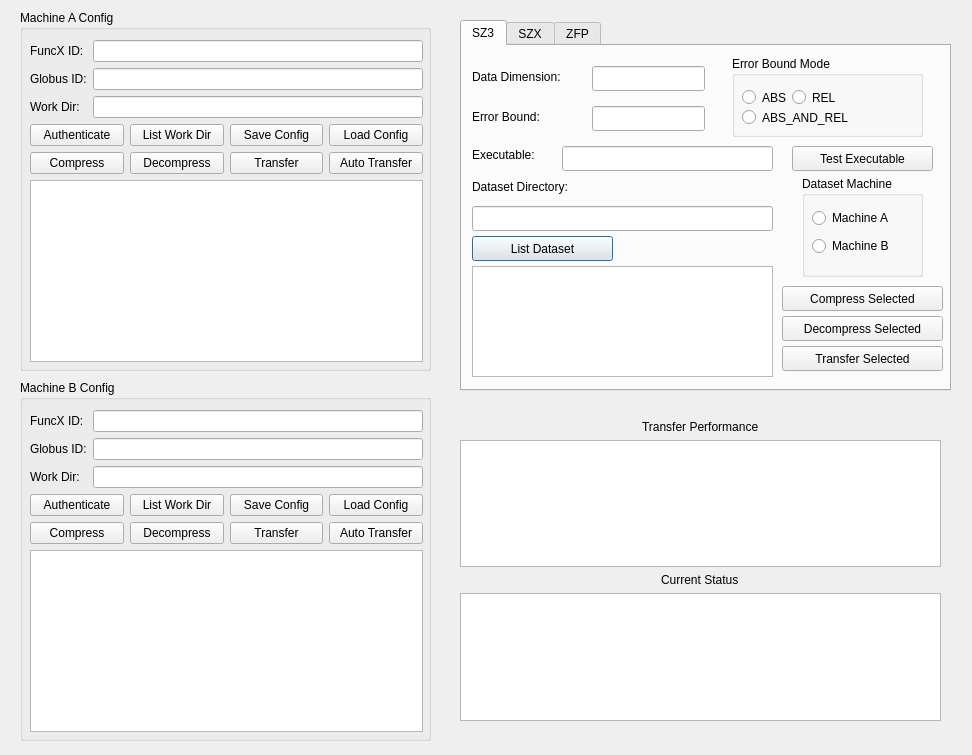
<?xml version="1.0" encoding="UTF-8"?>
<ui version="4.0">
 <class>Dialog</class>
 <widget class="QDialog" name="Dialog">
  <property name="geometry">
   <rect>
    <x>0</x>
    <y>0</y>
    <width>972</width>
    <height>755</height>
   </rect>
  </property>
  <property name="windowTitle">
   <string>Ocelot 2.0</string>
  </property>
  <widget class="QTabWidget" name="tabWidget">
   <property name="geometry">
    <rect>
     <x>460</x>
     <y>20</y>
     <width>491</width>
     <height>371</height>
    </rect>
   </property>
   <property name="currentIndex">
    <number>0</number>
   </property>
   <widget class="QWidget" name="tab">
    <attribute name="title">
     <string>SZ3</string>
    </attribute>
    <widget class="QLabel" name="label_7">
     <property name="geometry">
      <rect>
       <x>10</x>
       <y>20</y>
       <width>121</width>
       <height>21</height>
      </rect>
     </property>
     <property name="text">
      <string>Data Dimension:</string>
     </property>
    </widget>
    <widget class="QLineEdit" name="lineEdit_7">
     <property name="geometry">
      <rect>
       <x>130</x>
       <y>20</y>
       <width>113</width>
       <height>25</height>
      </rect>
     </property>
    </widget>
    <widget class="QLabel" name="label_8">
     <property name="geometry">
      <rect>
       <x>10</x>
       <y>60</y>
       <width>121</width>
       <height>21</height>
      </rect>
     </property>
     <property name="text">
      <string>Error Bound:</string>
     </property>
    </widget>
    <widget class="QLineEdit" name="lineEdit_8">
     <property name="geometry">
      <rect>
       <x>130</x>
       <y>60</y>
       <width>113</width>
       <height>25</height>
      </rect>
     </property>
    </widget>
    <widget class="QGroupBox" name="groupBox_3">
     <property name="geometry">
      <rect>
       <x>270</x>
       <y>10</y>
       <width>191</width>
       <height>81</height>
      </rect>
     </property>
     <property name="title">
      <string>Error Bound Mode</string>
     </property>
     <widget class="QRadioButton" name="radioButton">
      <property name="geometry">
       <rect>
        <x>10</x>
        <y>30</y>
        <width>112</width>
        <height>23</height>
       </rect>
      </property>
      <property name="text">
       <string>ABS</string>
      </property>
     </widget>
     <widget class="QRadioButton" name="radioButton_2">
      <property name="geometry">
       <rect>
        <x>60</x>
        <y>30</y>
        <width>112</width>
        <height>23</height>
       </rect>
      </property>
      <property name="text">
       <string>REL</string>
      </property>
     </widget>
     <widget class="QRadioButton" name="radioButton_3">
      <property name="geometry">
       <rect>
        <x>10</x>
        <y>50</y>
        <width>131</width>
        <height>23</height>
       </rect>
      </property>
      <property name="text">
       <string>ABS_AND_REL</string>
      </property>
     </widget>
    </widget>
    <widget class="QGroupBox" name="groupBox_4">
     <property name="geometry">
      <rect>
       <x>340</x>
       <y>130</y>
       <width>121</width>
       <height>101</height>
      </rect>
     </property>
     <property name="title">
      <string>Dataset Machine</string>
     </property>
     <widget class="QWidget" name="layoutWidget">
      <property name="geometry">
       <rect>
        <x>10</x>
        <y>30</y>
        <width>98</width>
        <height>54</height>
       </rect>
      </property>
      <layout class="QVBoxLayout" name="verticalLayout_3">
       <item>
        <widget class="QRadioButton" name="radioButton_4">
         <property name="text">
          <string>Machine A</string>
         </property>
        </widget>
       </item>
       <item>
        <widget class="QRadioButton" name="radioButton_5">
         <property name="text">
          <string>Machine B</string>
         </property>
        </widget>
       </item>
      </layout>
     </widget>
    </widget>
    <widget class="QLabel" name="label_9">
     <property name="geometry">
      <rect>
       <x>10</x>
       <y>130</y>
       <width>131</width>
       <height>21</height>
      </rect>
     </property>
     <property name="text">
      <string>Dataset Directory:</string>
     </property>
    </widget>
    <widget class="QLineEdit" name="lineEdit_9">
     <property name="geometry">
      <rect>
       <x>10</x>
       <y>160</y>
       <width>301</width>
       <height>25</height>
      </rect>
     </property>
    </widget>
    <widget class="QPushButton" name="pushButton_9">
     <property name="geometry">
      <rect>
       <x>10</x>
       <y>190</y>
       <width>141</width>
       <height>25</height>
      </rect>
     </property>
     <property name="text">
      <string>List Dataset</string>
     </property>
    </widget>
    <widget class="QListWidget" name="listWidget_3">
     <property name="geometry">
      <rect>
       <x>10</x>
       <y>220</y>
       <width>301</width>
       <height>111</height>
      </rect>
     </property>
    </widget>
    <widget class="QPushButton" name="pushButton_10">
     <property name="geometry">
      <rect>
       <x>320</x>
       <y>240</y>
       <width>161</width>
       <height>25</height>
      </rect>
     </property>
     <property name="text">
      <string>Compress Selected</string>
     </property>
    </widget>
    <widget class="QPushButton" name="pushButton_11">
     <property name="geometry">
      <rect>
       <x>320</x>
       <y>270</y>
       <width>161</width>
       <height>25</height>
      </rect>
     </property>
     <property name="text">
      <string>Decompress Selected</string>
     </property>
    </widget>
    <widget class="QPushButton" name="pushButton_12">
     <property name="geometry">
      <rect>
       <x>320</x>
       <y>300</y>
       <width>161</width>
       <height>25</height>
      </rect>
     </property>
     <property name="text">
      <string>Transfer Selected</string>
     </property>
    </widget>
    <widget class="QLabel" name="label_12">
     <property name="geometry">
      <rect>
       <x>10</x>
       <y>100</y>
       <width>91</width>
       <height>17</height>
      </rect>
     </property>
     <property name="text">
      <string>Executable:</string>
     </property>
    </widget>
    <widget class="QLineEdit" name="lineEdit_10">
     <property name="geometry">
      <rect>
       <x>100</x>
       <y>100</y>
       <width>211</width>
       <height>25</height>
      </rect>
     </property>
    </widget>
    <widget class="QPushButton" name="pushButton_21">
     <property name="geometry">
      <rect>
       <x>330</x>
       <y>100</y>
       <width>141</width>
       <height>25</height>
      </rect>
     </property>
     <property name="text">
      <string>Test Executable</string>
     </property>
    </widget>
   </widget>
   <widget class="QWidget" name="tab_3">
    <attribute name="title">
     <string>SZX</string>
    </attribute>
    <widget class="QWidget" name="verticalLayoutWidget">
     <property name="geometry">
      <rect>
       <x>100</x>
       <y>140</y>
       <width>273</width>
       <height>19</height>
      </rect>
     </property>
     <layout class="QHBoxLayout" name="horizontalLayout_3">
      <item>
       <widget class="QLabel" name="label_10">
        <property name="text">
         <string>The Functionality is yet to be developed</string>
        </property>
       </widget>
      </item>
     </layout>
    </widget>
   </widget>
   <widget class="QWidget" name="tab_2">
    <attribute name="title">
     <string>ZFP</string>
    </attribute>
    <widget class="QWidget" name="verticalLayoutWidget_2">
     <property name="geometry">
      <rect>
       <x>100</x>
       <y>140</y>
       <width>273</width>
       <height>19</height>
      </rect>
     </property>
     <layout class="QHBoxLayout" name="horizontalLayout_4">
      <item>
       <widget class="QLabel" name="label_11">
        <property name="text">
         <string>The Functionality is yet to be developed</string>
        </property>
       </widget>
      </item>
     </layout>
    </widget>
   </widget>
  </widget>
  <widget class="QGroupBox" name="groupBox">
   <property name="geometry">
    <rect>
     <x>20</x>
     <y>10</y>
     <width>411</width>
     <height>361</height>
    </rect>
   </property>
   <property name="title">
    <string>Machine A Config</string>
   </property>
   <widget class="QWidget" name="layoutWidget">
    <property name="geometry">
     <rect>
      <x>10</x>
      <y>30</y>
      <width>393</width>
      <height>322</height>
     </rect>
    </property>
    <layout class="QVBoxLayout" name="verticalLayout">
     <item>
      <layout class="QFormLayout" name="formLayout">
       <item row="0" column="0">
        <widget class="QLabel" name="label">
         <property name="text">
          <string>FuncX ID:</string>
         </property>
        </widget>
       </item>
       <item row="0" column="1">
        <widget class="QLineEdit" name="funcx_id_lineedit_a"/>
       </item>
       <item row="1" column="0">
        <widget class="QLabel" name="label_2">
         <property name="text">
          <string>Globus ID:</string>
         </property>
        </widget>
       </item>
       <item row="1" column="1">
        <widget class="QLineEdit" name="globus_lineedit_a"/>
       </item>
       <item row="2" column="0">
        <widget class="QLabel" name="label_3">
         <property name="text">
          <string>Work Dir:</string>
         </property>
        </widget>
       </item>
       <item row="2" column="1">
        <widget class="QLineEdit" name="workdir_lineedit_a"/>
       </item>
      </layout>
     </item>
     <item>
      <layout class="QHBoxLayout" name="horizontalLayout">
       <item>
        <widget class="QPushButton" name="authenticate_button_a">
         <property name="text">
          <string>Authenticate</string>
         </property>
        </widget>
       </item>
       <item>
        <widget class="QPushButton" name="list_workdir_button_a">
         <property name="text">
          <string>List Work Dir</string>
         </property>
        </widget>
       </item>
       <item>
        <widget class="QPushButton" name="save_config_button_a">
         <property name="text">
          <string>Save Config</string>
         </property>
        </widget>
       </item>
       <item>
        <widget class="QPushButton" name="load_config_button_a">
         <property name="text">
          <string>Load Config</string>
         </property>
        </widget>
       </item>
      </layout>
     </item>
     <item>
      <layout class="QHBoxLayout" name="horizontalLayout_6">
       <item>
        <widget class="QPushButton" name="compress_button_a">
         <property name="text">
          <string>Compress</string>
         </property>
        </widget>
       </item>
       <item>
        <widget class="QPushButton" name="decompress_button_a">
         <property name="text">
          <string>Decompress</string>
         </property>
        </widget>
       </item>
       <item>
        <widget class="QPushButton" name="transfer_button_a">
         <property name="text">
          <string>Transfer</string>
         </property>
        </widget>
       </item>
       <item>
        <widget class="QPushButton" name="auto_transfer_button_a">
         <property name="text">
          <string>Auto Transfer</string>
         </property>
        </widget>
       </item>
      </layout>
     </item>
     <item>
      <widget class="QListWidget" name="workdir_listwidget_a"/>
     </item>
    </layout>
   </widget>
  </widget>
  <widget class="QGroupBox" name="groupBox_2">
   <property name="geometry">
    <rect>
     <x>20</x>
     <y>380</y>
     <width>411</width>
     <height>361</height>
    </rect>
   </property>
   <property name="title">
    <string>Machine B Config</string>
   </property>
   <widget class="QWidget" name="layoutWidget">
    <property name="geometry">
     <rect>
      <x>10</x>
      <y>30</y>
      <width>393</width>
      <height>322</height>
     </rect>
    </property>
    <layout class="QVBoxLayout" name="verticalLayout_2">
     <item>
      <layout class="QFormLayout" name="formLayout_2">
       <item row="0" column="0">
        <widget class="QLabel" name="label_4">
         <property name="text">
          <string>FuncX ID:</string>
         </property>
        </widget>
       </item>
       <item row="0" column="1">
        <widget class="QLineEdit" name="funcx_id_lineedit_b"/>
       </item>
       <item row="1" column="0">
        <widget class="QLabel" name="label_5">
         <property name="text">
          <string>Globus ID:</string>
         </property>
        </widget>
       </item>
       <item row="1" column="1">
        <widget class="QLineEdit" name="globus_lineedit_b"/>
       </item>
       <item row="2" column="0">
        <widget class="QLabel" name="label_6">
         <property name="text">
          <string>Work Dir:</string>
         </property>
        </widget>
       </item>
       <item row="2" column="1">
        <widget class="QLineEdit" name="workdir_lineedit_b"/>
       </item>
      </layout>
     </item>
     <item>
      <layout class="QHBoxLayout" name="horizontalLayout_2">
       <item>
        <widget class="QPushButton" name="authenticate_button_b">
         <property name="text">
          <string>Authenticate</string>
         </property>
        </widget>
       </item>
       <item>
        <widget class="QPushButton" name="list_workdir_button_b">
         <property name="text">
          <string>List Work Dir</string>
         </property>
        </widget>
       </item>
       <item>
        <widget class="QPushButton" name="save_config_button_b">
         <property name="text">
          <string>Save Config</string>
         </property>
        </widget>
       </item>
       <item>
        <widget class="QPushButton" name="load_config_button_b">
         <property name="text">
          <string>Load Config</string>
         </property>
        </widget>
       </item>
      </layout>
     </item>
     <item>
      <layout class="QHBoxLayout" name="horizontalLayout_7">
       <item>
        <widget class="QPushButton" name="compress_button_b">
         <property name="text">
          <string>Compress</string>
         </property>
        </widget>
       </item>
       <item>
        <widget class="QPushButton" name="decompress_button_b">
         <property name="text">
          <string>Decompress</string>
         </property>
        </widget>
       </item>
       <item>
        <widget class="QPushButton" name="transfer_button_b">
         <property name="text">
          <string>Transfer</string>
         </property>
        </widget>
       </item>
       <item>
        <widget class="QPushButton" name="auto_transfer_button_b">
         <property name="text">
          <string>Auto Transfer</string>
         </property>
        </widget>
       </item>
      </layout>
     </item>
     <item>
      <widget class="QListWidget" name="workdir_listwidget_b"/>
     </item>
    </layout>
   </widget>
  </widget>
  <widget class="QWidget" name="layoutWidget">
   <property name="geometry">
    <rect>
     <x>460</x>
     <y>420</y>
     <width>481</width>
     <height>301</height>
    </rect>
   </property>
   <layout class="QVBoxLayout" name="verticalLayout_4">
    <item alignment="Qt::AlignHCenter">
     <widget class="QLabel" name="label_13">
      <property name="text">
       <string>Transfer Performance</string>
      </property>
     </widget>
    </item>
    <item>
     <widget class="QTextEdit" name="textEdit"/>
    </item>
    <item alignment="Qt::AlignHCenter">
     <widget class="QLabel" name="label_14">
      <property name="text">
       <string>Current Status</string>
      </property>
     </widget>
    </item>
    <item>
     <widget class="QTextEdit" name="textEdit_2"/>
    </item>
   </layout>
  </widget>
 </widget>
 <resources/>
 <connections/>
</ui>
